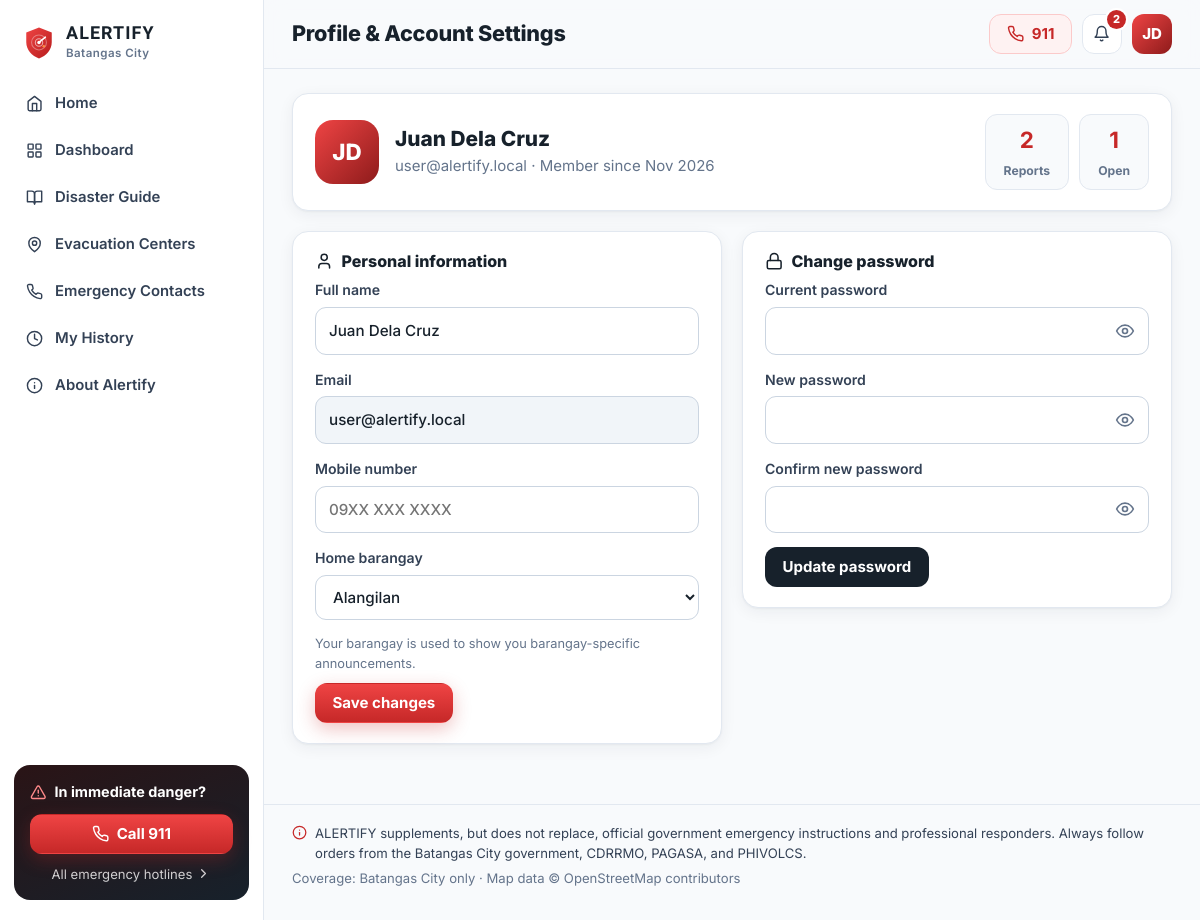
Screenshot of /profile (signed in) with the database file from the repository.
### models.py (models this page shows, shortened)
class User(UserMixin, db.Model):
    __tablename__ = "users"
    id = db.Column(db.Integer, primary_key=True)
    full_name = db.Column(db.String(120), nullable=False)
    email = db.Column(db.String(160), unique=True, nullable=False, index=True)
    phone = db.Column(db.String(30))
    barangay = db.Column(db.String(80))
    password_hash = db.Column(db.String(255), nullable=False)
    is_active_account = db.Column(db.Boolean, default=True, nullable=False)
    reset_token = db.Column(db.String(64), index=True)
    reset_expires = db.Column(db.DateTime)
    created_at = db.Column(db.DateTime, default=utcnow)
    last_login = db.Column(db.DateTime)
    reports = db.relationship("DisasterReport", back_populates="user", lazy="dynamic")
    admin_account = db.relationship("AdminAccount", back_populates="user", uselist=False,
                                    foreign_keys="AdminAccount.user_id",
                                    cascade="all, delete-orphan")
    @property
    def is_active(self):  # Flask-Login: blocks deactivated accounts
        return self.is_active_account
    @property
    def is_admin(self):
        return self.admin_account is not None and self.admin_account.active
    @property
    def initials(self):
        parts = [p for p in self.full_name.split() if p]
        return "".join(p[0] for p in parts[:2]).upper() or "U"

### app.py (the view, shortened to what this page needs)
@app.route("/profile", methods=["GET", "POST"])
@login_required
def profile():
    stats = {
        "total": current_user.reports.count(),
        "open": current_user.reports.filter(DisasterReport.status.in_(OPEN_STATUSES)).count(),
    }
    return render_template("profile.html", barangays=seed_data.BARANGAYS, stats=stats)

### app.py (called while the page is built, shortened)
@login_manager.user_loader
def load_user(uid):
    return db.session.get(User, int(uid))

def ph_time(dt, fmt="%b %d, %Y %I:%M %p"):
    return (dt + PH_OFFSET).strftime(fmt) if dt else "—"

def csrf_token():
    if "csrf" not in session:
        session["csrf"] = secrets.token_urlsafe(32)
    return session["csrf"]

@app.before_request
def csrf_protect():
    session.permanent = True

@app.after_request
def security_headers(resp):
    resp.headers.setdefault("X-Content-Type-Options", "nosniff")
    resp.headers.setdefault("X-Frame-Options", "SAMEORIGIN")
    resp.headers.setdefault("Referrer-Policy", "strict-origin-when-cross-origin")
    resp.headers.setdefault("Permissions-Policy", "geolocation=(self)")
    return resp

def visible_notifications(limit=None):
    now = utcnow()
    qry = Notification.query.filter(Notification.active.is_(True),
                                    or_(Notification.expires_at.is_(None), Notification.expires_at > now))
    if current_user.is_authenticated and current_user.barangay:
        qry = qry.filter(or_(Notification.barangay.is_(None), Notification.barangay == "",
                             Notification.barangay == current_user.barangay))
    qry = qry.order_by(Notification.created_at.desc())
    return qry.limit(limit).all() if limit else qry.all()

def unread_ids(notes):
    ids = [n.id for n in notes]
    if not ids:
        return set()
    if current_user.is_authenticated:
        read = {r.notification_id for r in NotificationRead.query.filter(
            NotificationRead.user_id == current_user.id, NotificationRead.notification_id.in_(ids))}
        return set(ids) - read
    seen = session.get("notif_seen", 0)
    return {n.id for n in notes if n.id > seen}

@app.context_processor
def inject_globals():
    notes = visible_notifications(limit=8)
    return {
        "categories": DisasterCategory.query.filter_by(active=True).order_by(DisasterCategory.sort_order).all(),
        "primary_contacts": EmergencyContact.query.filter_by(active=True, is_primary=True)
        .order_by(EmergencyContact.sort_order).all(),
        "nav_notifications": notes,
        "nav_unread": unread_ids(notes),
        "severity_labels": engine.SEVERITY_LABELS,
        "setup_warning": setup_warning(),
    }

def setup_warning():
    if not ON_VERCEL:
        return None

### models.py (called while the page is built)
def utcnow():
    return datetime.now(timezone.utc).replace(tzinfo=None)

### templates/profile.html (shortened to what this page needs)
{% extends "app_layout.html" %}
{% import "_macros.html" as m with context %}
{% block page_title %}Profile &amp; Account Settings{% endblock %}
{% block content %}
<div class="profile-head card">
  <span class="avatar xl">{{ current_user.initials }}</span>
  <div>
    <h2>{{ current_user.full_name }}</h2>
    <p class="muted">{{ current_user.email }} · Member since {{ current_user.created_at|ph('%b %Y') }}</p>
  </div>
  <div class="profile-stats">
    <div><b>{{ stats.total }}</b><span>Reports</span></div>
    <div><b>{{ stats.open }}</b><span>Open</span></div>
  </div>
</div>
<div class="two-col">
  <form class="card form" method="post">
    <h3>{{ icon('user') }} Personal information</h3>
    <label class="field"><span>Full name</span><input name="full_name" value="{{ current_user.full_name }}" required maxlength="120"></label>
    <label class="field"><span>Email</span><input value="{{ current_user.email }}" disabled></label>
    <label class="field"><span>Mobile number</span><input name="phone" value="{{ current_user.phone or '' }}" placeholder="09XX XXX XXXX" maxlength="20"></label>
    <label class="field"><span>Home barangay</span>
      <select name="barangay"><option value="">— Select —</option>{% for b in barangays %}<option {{ 'selected' if current_user.barangay == b }}>{{ b }}</option>{% endfor %}</select>
    </label>
    <p class="tiny muted">Your barangay is used to show you barangay-specific announcements.</p>
    <button class="btn btn-red">Save changes</button>
  </form>
  <form class="card form" method="post">
    <h3>{{ icon('lock') }} Change password</h3>
    <label class="field"><span>Current password</span><input type="password" name="current" required autocomplete="current-password"></label>
    <label class="field"><span>New password</span><input type="password" name="password" required minlength="8" autocomplete="new-password"></label>
    <label class="field"><span>Confirm new password</span><input type="password" name="password2" required minlength="8" autocomplete="new-password"></label>
    <button class="btn btn-dark">Update password</button>
  </form>
</div>
{% endblock %}

### templates/app_layout.html (shortened to what this page needs)
{% extends "base.html" %}
{% import "_macros.html" as m with context %}
{% set nav = [
  ('index', 'home', 'Home'),
  ('dashboard', 'grid', 'Dashboard'),
  ('guide', 'book', 'Disaster Guide'),
  ('evacuation_centers', 'pin', 'Evacuation Centers'),
  ('contacts', 'phone', 'Emergency Contacts'),
  ('history', 'clock', 'My History'),
  ('about', 'info', 'About Alertify'),
] %}
{% block body_class %}app{% endblock %}
{% block body %}
<div class="shell">
  <aside class="sidebar" id="sidebar" aria-label="Main navigation">
    <a class="brand" href="{{ url_for('index') }}">
      <img src="{{ url_for('static', filename='img/logo.svg') }}" alt="" width="34" height="34">
      <span><b>ALERTIFY</b><small>Batangas City</small></span>
    </a>
    <nav class="side-nav">
      {% for ep, ic, label in nav %}
        <a href="{{ url_for(ep) }}" class="{{ 'active' if request.endpoint and (request.endpoint == ep or request.endpoint.startswith(ep + '_') or (ep == 'history' and request.endpoint == 'history_detail') or (ep == 'guide' and request.endpoint == 'guide_detail')) }}">
          {{ icon(ic) }}<span>{{ label }}</span>
        </a>
      {% endfor %}
    </nav>
    <div class="side-sos">
      <div class="side-sos-title">{{ icon('alert') }} In immediate danger?</div>
      <a class="btn btn-red btn-block" href="tel:911">{{ icon('phone') }} Call 911</a>
      <a class="side-sos-link" href="{{ url_for('contacts') }}">All emergency hotlines {{ icon('chevron') }}</a>
    </div>
  </aside>
  <div class="main-col">
    <header class="topbar">
      <div class="topbar-title">
        <h1>{% block page_title %}{% endblock %}</h1>
      </div>
      <div class="topbar-actions">
        <a class="btn btn-sos hide-sm" href="tel:911">{{ icon('phone') }} 911</a>
        <div class="dropdown">
          <button class="icon-btn" data-dropdown="notif-menu" aria-label="Notifications" aria-haspopup="true">
            {{ icon('bell') }}
            {% if nav_unread %}<span class="dot-count">{{ nav_unread|length }}</span>{% endif %}
          </button>
        </div>
        {% if current_user.is_authenticated %}
          <div class="dropdown">
            <button class="avatar" data-dropdown="user-menu" aria-label="Account menu" aria-haspopup="true">{{ current_user.initials }}</button>
          </div>
        {% else %}
          <a class="btn btn-ghost hide-sm" href="{{ url_for('login', next=request.path) }}">Log in</a>
          <a class="btn btn-dark" href="{{ url_for('register') }}">Sign up</a>
        {% endif %}
      </div>
    </header>
    <main id="main" class="content">
      {% block content %}{% endblock %}
    </main>
    <footer class="app-foot">
      <p>{{ icon('info') }} ALERTIFY supplements, but does not replace, official government emergency instructions and professional responders. Always follow orders from the Batangas City government, CDRRMO, PAGASA, and PHIVOLCS.</p>
      <p class="muted">Coverage: Batangas City only · Map data © OpenStreetMap contributors</p>
    </footer>
  </div>
</div>
{% endblock %}

### rows the page displays
User: initials "JD", full_name "Juan Dela Cruz", email "user@alertify.local", created_at|ph "Nov 2026"

### other values shown
{{ label }} "Home" "Dashboard" "Disaster Guide" "Evacuation Centers" "Emergency Contacts" "My History" "About Alertify"
{{ nav_unread|length }} "2"
{{ stats.total }} "2"
{{ stats.open }} "1"
form field barangay "Alangilan"
